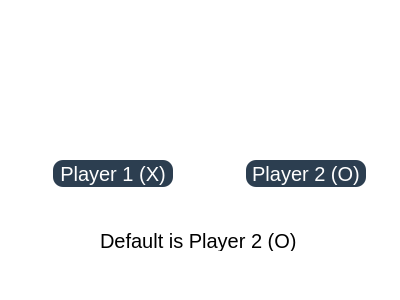
<?xml version="1.0" encoding="UTF-8"?>
<ui version="4.0">
 <class>Dialog</class>
 <widget class="QDialog" name="Dialog">
  <property name="geometry">
   <rect>
    <x>0</x>
    <y>0</y>
    <width>400</width>
    <height>300</height>
   </rect>
  </property>
  <property name="windowTitle">
   <string>Dialog</string>
  </property>
  <property name="styleSheet">
   <string notr="true">background-color: rgb(255, 255, 255);</string>
  </property>
  <widget class="QPushButton" name="pushButton_player1_X">
   <property name="geometry">
    <rect>
     <x>53</x>
     <y>160</y>
     <width>120</width>
     <height>27</height>
    </rect>
   </property>
   <property name="styleSheet">
    <string notr="true">QPushButton {
        background-color: #2c3e50;
        color: white;
        border: none;
        border-radius: 10px;
        font-size: 20px;
    }
    QPushButton:hover {
        background-color: red;
    }
    QPushButton:pressed {
        background-color: red;
    }
    QPushButton:disabled {
        background-color: #7f8c8d;
        color: #bdc3c7;
    }</string>
   </property>
   <property name="text">
    <string>Player 1 (X)</string>
   </property>
  </widget>
  <widget class="QPushButton" name="pushButton_player2_O">
   <property name="geometry">
    <rect>
     <x>246</x>
     <y>160</y>
     <width>120</width>
     <height>27</height>
    </rect>
   </property>
   <property name="styleSheet">
    <string notr="true">QPushButton {
        background-color: #2c3e50;
        color: white;
        border: none;
        border-radius: 10px;
        font-size: 20px;
    }
    QPushButton:hover {
        background-color: red;
    }
    QPushButton:pressed {
        background-color: red;
    }
    QPushButton:disabled {
        background-color: #7f8c8d;
        color: #bdc3c7;
    }
</string>
   </property>
   <property name="text">
    <string>Player 2 (O)</string>
   </property>
  </widget>
  <widget class="QLabel" name="Cross">
   <property name="geometry">
    <rect>
     <x>90</x>
     <y>100</y>
     <width>50</width>
     <height>50</height>
    </rect>
   </property>
   <property name="text">
    <string/>
   </property>
   <property name="pixmap">
    <pixmap resource="../images/resource.qrc">:/crossAndZero/cross.png</pixmap>
   </property>
   <property name="scaledContents">
    <bool>true</bool>
   </property>
  </widget>
  <widget class="QLabel" name="Zero">
   <property name="geometry">
    <rect>
     <x>280</x>
     <y>100</y>
     <width>50</width>
     <height>50</height>
    </rect>
   </property>
   <property name="text">
    <string/>
   </property>
   <property name="pixmap">
    <pixmap resource="../images/resource.qrc">:/crossAndZero/zero.png</pixmap>
   </property>
   <property name="scaledContents">
    <bool>true</bool>
   </property>
  </widget>
  <widget class="QLabel" name="label">
   <property name="geometry">
    <rect>
     <x>100</x>
     <y>230</y>
     <width>221</width>
     <height>21</height>
    </rect>
   </property>
   <property name="styleSheet">
    <string notr="true">background-color: rgb(255, 255, 255);
font: 25 11pt &quot;URW Bookman&quot;;
color: rgb(0, 0, 0);
font-size: 20px;</string>
   </property>
   <property name="text">
    <string>Default is Player 2 (O)</string>
   </property>
  </widget>
  <widget class="QPushButton" name="closeApp">
   <property name="geometry">
    <rect>
     <x>354</x>
     <y>0</y>
     <width>50</width>
     <height>40</height>
    </rect>
   </property>
   <property name="styleSheet">
    <string notr="true">border:None;
background-color: rgb(255, 255, 255);</string>
   </property>
   <property name="text">
    <string/>
   </property>
   <property name="iconSize">
    <size>
     <width>40</width>
     <height>40</height>
    </size>
   </property>
  </widget>
 </widget>
 <resources>
  <include location="../images/resource.qrc"/>
  <include location="../../../../images/resource.qrc"/>
 </resources>
 <connections/>
</ui>
